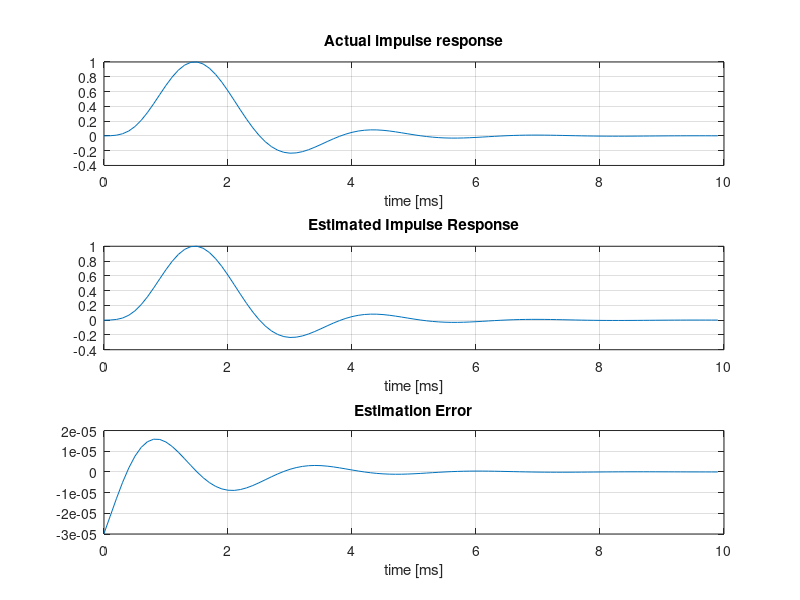

The MATLAB source for this figure:

close all
clear all
R=0.01; % pulse ratio (0-1 range) for signal break
duration=1;% signal duration [s]
wd=0.01; % window duration [s]
path="/dev/shm/";

Fs=10000; %Sampling Frequency
Fc=400; %Cut-off Frequency
 
w = Fc/(Fs/2); %Normalized frequency
%Design a low pass fitler with above mentioned specifications
[b,a]=butter(5,w,'low'); %5th order butterworth LPF
%Finding the Actual Impulse response of the LPF by applying a %generated impulse
N= Fs*wd ;
impulse=[1,zeros(1,N-1)]; %Defining an impulse
href=filter(b,a,impulse); %Apply the generated impulse at the filter's %input
 
figure;
subplot(3,1,1);
href = href/max(href); %normalized impulse response
plot(0:1/Fs*1000:N/Fs*1000-1/Fs*1000,href);

title('Actual impulse response');
xlabel('time [ms]')
grid;
 


IData = zeros(1,floor(Fs*duration));

v = duration/wd;



for i=1: v
    w = zeros(1,floor(Fs*wd));
    w(1,1:floor(Fs*wd)- floor(Fs*wd)*(1-R)) = randn(1,floor(Fs*wd)- floor(Fs*wd)*(1-R));


    IData(1,(i-1)*N+1:i*N) = w; 
end
IData = IData/ max(IData);

channel = filter(b,a,IData);

y=zeros(N,v);

for i=0:v-1 % Run cross correlation for v times
    

    x=IData(1,i*N+1:i*N+N); % TX
    y=channel(1,i*N+1:i*N+N); % RX
    
    rxy=xcorr(x,conj(y)); % Cross correlation of the TX and RX conjugated data
    Ryx=flip(rxy(1:N)); % Flip the correlation result and take the first N samples (Ryx(t) = Rxy(-t)
    %hold on
    %figure
    %plot(x)
    %plot(abs(y))
    %hold off
PA(:,i+1)=Ryx'; %Store the results in an array
end
clear Ryx; 
 
Ryx=sum(PA')/v; % Average the values 

h = Ryx/ max(Ryx);

subplot(3,1,2);
plot(0:1/Fs*1000:N/Fs*1000-1/Fs*1000,h); % Plot the estimated impulse response

title('Estimated Impulse Response');
xlabel('time [ms]')
grid;


%%%%%%%%%%%%%
Error = href - h;
subplot(3,1,3);
plot(0:1/Fs*1000:N/Fs*1000-1/Fs*1000,Error);
title('Estimation Error');
xlabel('time [ms]')
grid;
